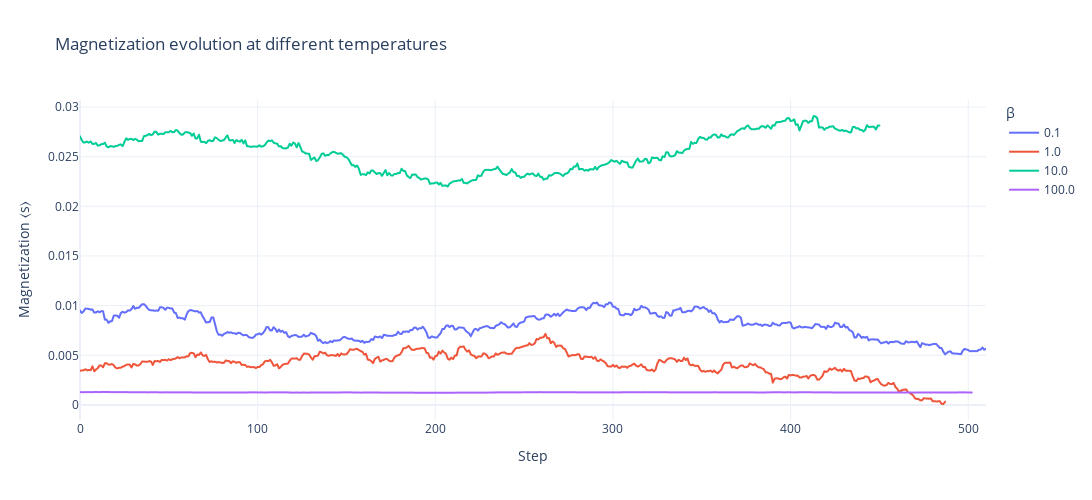

The cell this chart's notebook holds for it:
### Code cell
df['abs_magnetization'] = df['magnetization'].abs()

df_accepted = df[df['accepted'] == True].copy()

df_accepted['step'] = df_accepted.groupby('beta').cumcount()

fig = px.line(
    df_accepted,
    x='step',
    y='abs_magnetization',
    color='beta',
    labels={
        'step': 'Step',
        'abs_magnetization': 'Magnetization ⟨s⟩',
        'beta': 'β'
    },
    title='Magnetization evolution at different temperatures'
)

fig.update_layout(
    template='plotly_white',
    legend_title='β',
    width=1200,
    height=500
)

fig.show()

### Figure 1 — Plotly figure (JSON) as saved in the notebook; plotly's stock layout.template omitted (floating-point values rounded to 4 significant figures; data arrays with more than 128 entries replaced by an {"elided": "..."} marker saying what was removed)
{"data": [{"hovertemplate": "β=0.1<br>Step=%{x}<br>Magnetization ⟨s⟩=%{y}<extra></extra>", "legendgroup": "0.1", "line": {"color": "#636efa", "dash": "solid"}, "marker": {"symbol": "circle"}, "mode": "lines", "name": "0.1", "showlegend": true, "type": "scattergl", "x": {"elided": "511 int values"}, "xaxis": "x", "y": {"elided": "511 float values"}, "yaxis": "y"}, {"hovertemplate": "β=1.0<br>Step=%{x}<br>Magnetization ⟨s⟩=%{y}<extra></extra>", "legendgroup": "1.0", "line": {"color": "#EF553B", "dash": "solid"}, "marker": {"symbol": "circle"}, "mode": "lines", "name": "1.0", "showlegend": true, "type": "scattergl", "x": {"elided": "488 int values"}, "xaxis": "x", "y": {"elided": "488 float values"}, "yaxis": "y"}, {"hovertemplate": "β=10.0<br>Step=%{x}<br>Magnetization ⟨s⟩=%{y}<extra></extra>", "legendgroup": "10.0", "line": {"color": "#00cc96", "dash": "solid"}, "marker": {"symbol": "circle"}, "mode": "lines", "name": "10.0", "showlegend": true, "type": "scattergl", "x": {"elided": "451 int values"}, "xaxis": "x", "y": {"elided": "451 float values"}, "yaxis": "y"}, {"hovertemplate": "β=100.0<br>Step=%{x}<br>Magnetization ⟨s⟩=%{y}<extra></extra>", "legendgroup": "100.0", "line": {"color": "#ab63fa", "dash": "solid"}, "marker": {"symbol": "circle"}, "mode": "lines", "name": "100.0", "showlegend": true, "type": "scattergl", "x": {"elided": "503 int values"}, "xaxis": "x", "y": {"elided": "503 float values"}, "yaxis": "y"}], "layout": {"height": 500, "legend": {"title": {"text": "β"}, "tracegroupgap": 0}, "title": {"text": "Magnetization evolution at different temperatures"}, "width": 1200, "xaxis": {"anchor": "y", "domain": [0, 1], "title": {"text": "Step"}}, "yaxis": {"anchor": "x", "domain": [0, 1], "title": {"text": "Magnetization ⟨s⟩"}}}}
